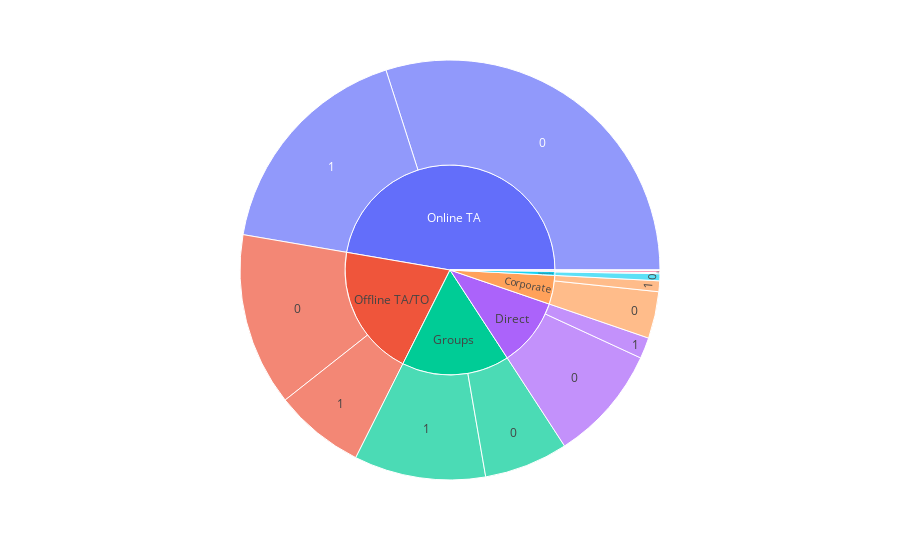

The notebook cell this image was saved under:
### Code cell
fig = px.sunburst(data, path=['market_segment', 'is_canceled'])
fig.show()

### Figure 1 — Plotly figure (JSON) as saved in the notebook; plotly's stock layout.template omitted (floating-point values rounded to 4 significant figures)
{"data": [{"branchvalues": "total", "domain": {"x": [0, 1], "y": [0, 1]}, "hovertemplate": "labels=%{label}<br>count=%{value}<br>parent=%{parent}<br>id=%{id}<extra></extra>", "ids": ["Aviation/0", "Complementary/0", "Corporate/0", "Direct/0", "Groups/0", "Offline TA/TO/0", "Online TA/0", "Aviation/1", "Complementary/1", "Corporate/1", "Direct/1", "Groups/1", "Offline TA/TO/1", "Online TA/1", "Undefined/1", "Aviation", "Complementary", "Corporate", "Direct", "Groups", "Offline TA/TO", "Online TA", "Undefined"], "labels": ["0", "0", "0", "0", "0", "0", "0", "1", "1", "1", "1", "1", "1", "1", "1", "Aviation", "Complementary", "Corporate", "Direct", "Groups", "Offline TA/TO", "Online TA", "Undefined"], "name": "", "parents": ["Aviation", "Complementary", "Corporate", "Direct", "Groups", "Offline TA/TO", "Online TA", "Aviation", "Complementary", "Corporate", "Direct", "Groups", "Offline TA/TO", "Online TA", "Undefined", "", "", "", "", "", "", "", ""], "type": "sunburst", "values": [185, 646, 4303, 10672, 7714, 15908, 35738, 52, 97, 992, 1934, 12097, 8311, 20739, 2, 237, 743, 5295, 12606, 19811, 24219, 56477, 2]}], "layout": {"legend": {"tracegroupgap": 0}, "margin": {"t": 60}}}
